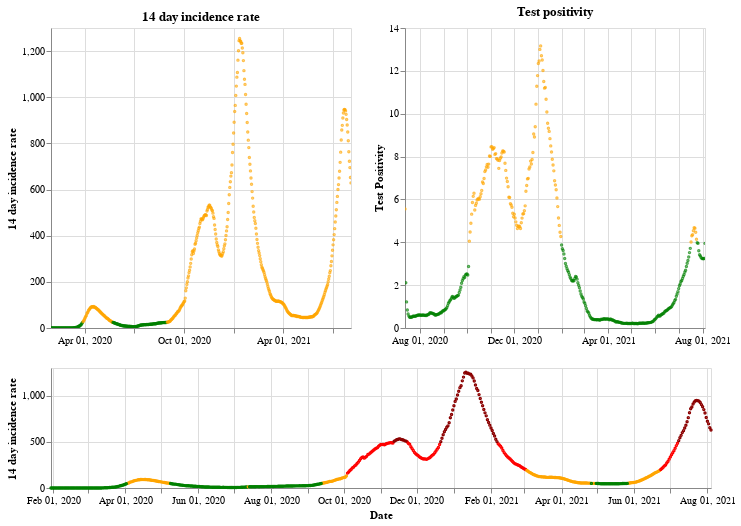

This figure's notebook cell:
### Markdown cell above
## England

### Code cell
plot_traffic_light('England')

### Figure 1 — Vega-Lite specification as saved in the notebook (floating-point values rounded to 4 significant figures; data arrays with more than 128 entries replaced by an {"elided": "..."} marker saying what was removed)
{"config": {"view": {"continuousWidth": 400, "continuousHeight": 300}}, "vconcat": [{"hconcat": [{"mark": {"type": "point", "size": 2}, "encoding": {"color": {"condition": {"value": "green", "test": "(datum.twoWeeklyCasesRate <= 25)"}, "value": "orange"}, "tooltip": [{"type": "nominal", "field": "areaName"}, {"type": "temporal", "field": "date"}, {"type": "quantitative", "field": "twoWeeklyCasesRate"}, {"type": "quantitative", "field": "testPositivity"}], "x": {"type": "temporal", "axis": {"title": ""}, "field": "date", "scale": {"domain": {"selection": "DateBrush"}}, "timeUnit": "yearmonthdate"}, "y": {"type": "quantitative", "axis": {"title": "14 day incidence rate"}, "field": "twoWeeklyCasesRate"}}, "title": "14 day incidence rate", "width": 300}, {"mark": {"type": "point", "size": 2}, "encoding": {"color": {"condition": {"value": "green", "test": "(datum.testPositivity <= 4)"}, "value": "orange"}, "tooltip": [{"type": "nominal", "field": "areaName"}, {"type": "temporal", "field": "date"}, {"type": "quantitative", "field": "twoWeeklyCasesRate"}, {"type": "quantitative", "field": "testPositivity"}], "x": {"type": "temporal", "axis": {"title": ""}, "field": "date", "scale": {"domain": {"selection": "DateBrush"}}, "timeUnit": "yearmonthdate"}, "y": {"type": "quantitative", "axis": {"title": "Test Positivity"}, "field": "testPositivity"}}, "title": "Test positivity", "width": 300}]}, {"layer": [{"mark": {"type": "point", "size": 2}, "encoding": {"color": {"condition": {"value": "orange", "test": "(((datum.testPositivity < 4) && (datum.twoWeeklyCasesRate >= 50)) && (datum.twoWeeklyCasesRate < 200))"}, "value": "red"}, "opacity": {"condition": {"value": 1, "test": "((datum.twoWeeklyCasesRate >= 50) && (datum.twoWeeklyCasesRate < 500))"}, "value": 0}, "tooltip": [{"type": "nominal", "field": "areaName"}, {"type": "temporal", "field": "date"}, {"type": "quantitative", "field": "twoWeeklyCasesRate"}, {"type": "quantitative", "field": "testPositivity"}], "x": {"type": "temporal", "axis": {"title": "Date"}, "field": "date", "timeUnit": "yearmonthdate"}, "y": {"type": "quantitative", "axis": {"title": "14 day incidence rate"}, "field": "twoWeeklyCasesRate"}}, "selection": {"DateBrush": {"type": "interval", "encodings": ["x"], "fields": ["Time"]}}}, {"mark": {"type": "point", "size": 2}, "encoding": {"color": {"value": "darkred"}, "opacity": {"condition": {"value": 1, "test": "(datum.twoWeeklyCasesRate >= 500)"}, "value": 0}, "tooltip": [{"type": "nominal", "field": "areaName"}, {"type": "temporal", "field": "date"}, {"type": "quantitative", "field": "twoWeeklyCasesRate"}, {"type": "quantitative", "field": "testPositivity"}], "x": {"type": "temporal", "axis": {"title": "Date"}, "field": "date", "timeUnit": "yearmonthdate"}, "y": {"type": "quantitative", "axis": {"title": "14 day incidence rate"}, "field": "twoWeeklyCasesRate"}}}, {"mark": {"type": "point", "size": 2}, "encoding": {"color": {"condition": {"value": "green", "test": "((datum.testPositivity < 4) && (datum.twoWeeklyCasesRate < 50))"}, "value": "orange"}, "opacity": {"condition": {"value": 1, "test": "(datum.twoWeeklyCasesRate < 50)"}, "value": 0}, "tooltip": [{"type": "nominal", "field": "areaName"}, {"type": "temporal", "field": "date"}, {"type": "quantitative", "field": "twoWeeklyCasesRate"}, {"type": "quantitative", "field": "testPositivity"}], "x": {"type": "temporal", "axis": {"title": "Date"}, "field": "date", "timeUnit": "yearmonthdate"}, "y": {"type": "quantitative", "axis": {"title": "14 day incidence rate"}, "field": "twoWeeklyCasesRate"}}}], "height": 120, "width": 660}], "data": {"name": "data-14df2f7146d848398c93144f8e890360"}, "$schema": "https://vega.github.io/schema/vega-lite/v4.8.1.json", "datasets": {"data-14df2f7146d848398c93144f8e890360": {"elided": "553 records"}}}
